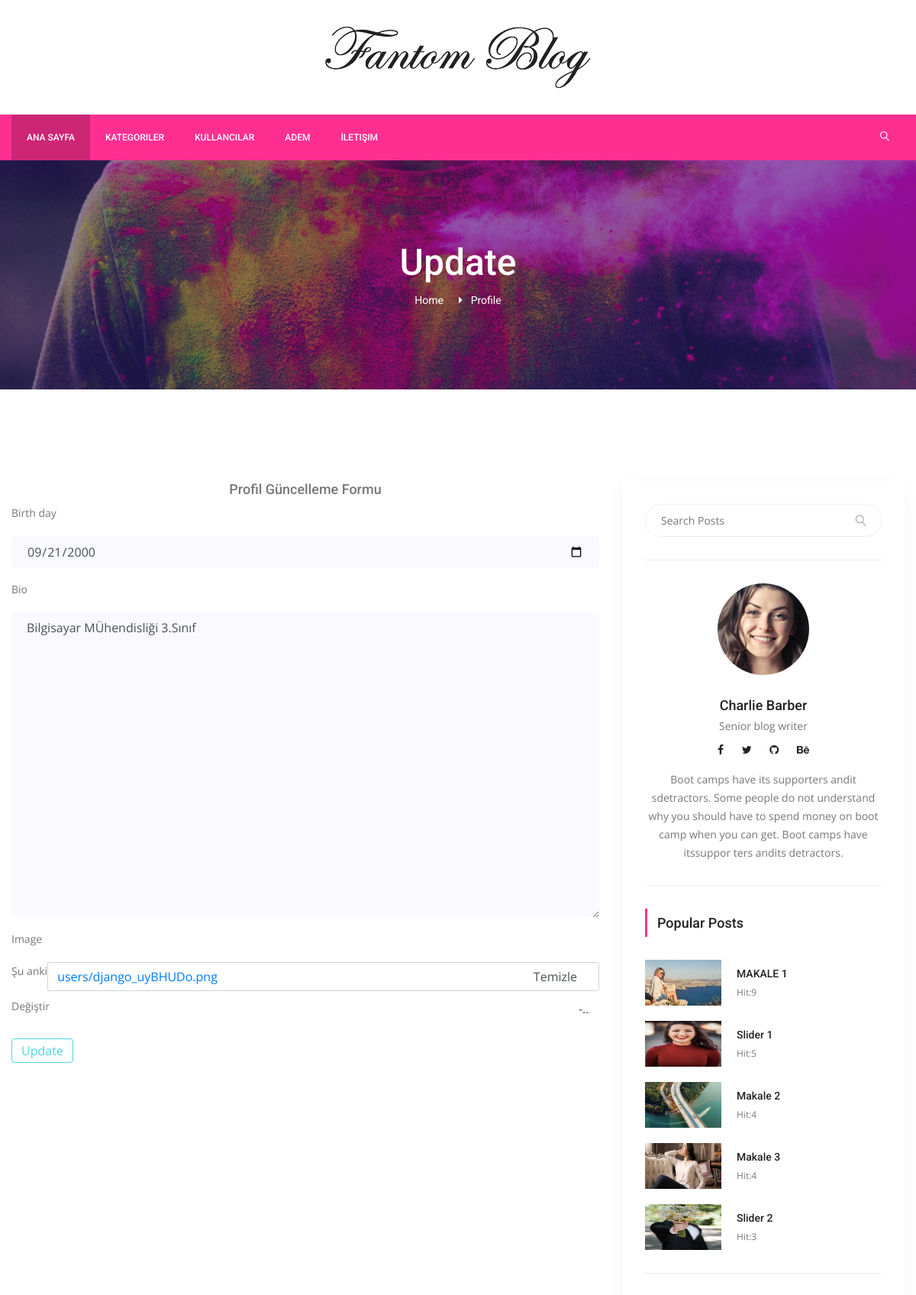
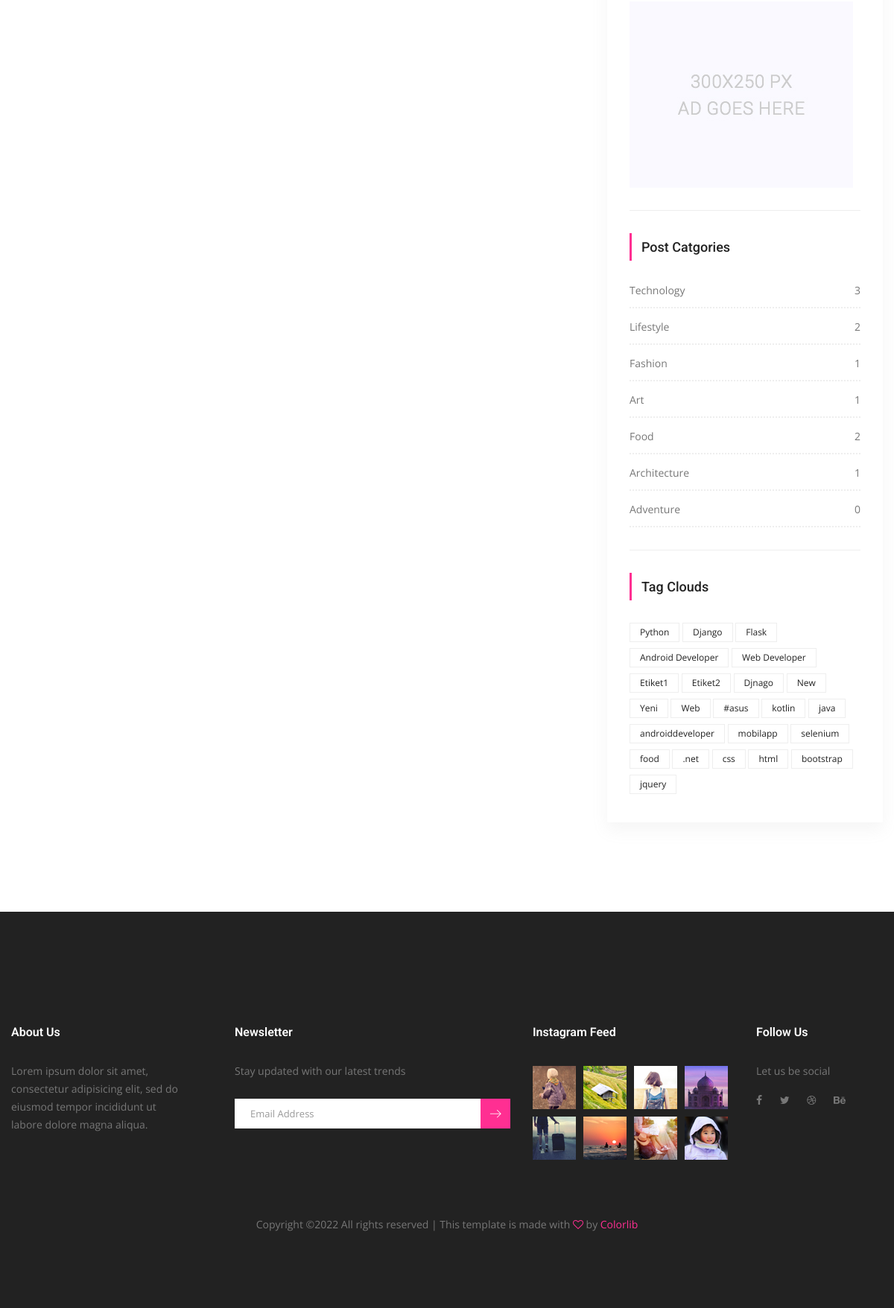
The app's page /users/update-profile/adem (signed in) with its own data (2 pictures, top to bottom).
### users/models.py (models this page shows, shortened)
class UserProfile(models.Model):
    user = models.OneToOneField(settings.AUTH_USER_MODEL,on_delete=models.CASCADE)
    birth_day = models.DateField(null=True,blank=True)
    bio = models.TextField(blank=True)
    image = models.ImageField(blank=True,null=True,default='users/django.png',upload_to='users')
    slug = models.SlugField(unique=True,editable=False)

### posts/models.py (models this page shows, shortened)
class Post(models.Model):
    title = models.CharField(max_length=150)
    content = models.TextField()
    publishing_date = models.DateTimeField(auto_now_add=True)
    image = models.ImageField(blank=True,null=True,upload_to='uploads/',default='uploads/blog-3.jpg')
    user = models.ForeignKey(settings.AUTH_USER_MODEL,on_delete=models.CASCADE,default=1)
    slug = models.SlugField(default="slug",editable=False)
    category = models.ForeignKey(Category,on_delete=models.CASCADE,default=1,related_name="posts")
    tag = models.ManyToManyField(Tag,related_name="posts",blank=True)
    slider_post = models.BooleanField(default=False)
    hit = models.PositiveIntegerField(default=0)

class Category(models.Model):
    title = models.CharField(max_length=250)
    slug = models.SlugField(default="slug",editable=False)
    def post_count(self):
        return self.posts.all().count()

class Tag(models.Model):
    title = models.CharField(max_length=50)
    slug = models.SlugField(editable=False)

### users/views.py (the view, shortened to what this page needs)
# urls.py: path('update-profile/<slug:slug>',UserProfileUpdateView.as_view(),name="update_profile"),
@method_decorator(login_required(login_url='users/login'),name='dispatch')
class UserProfileUpdateView(SuccessMessageMixin,UpdateView):
    model = UserProfile
    template_name = 'users/profile-update.html'
    form_class = UserProfileForm
    success_message = "Profil Başarıyla Güncellendi!"
    def get(self,request,*args,**kwargs):
        self.object = self.get_object()
        if self.object.user != request.user:
            return HttpResponseRedirect('/')
        return super(UserProfileUpdateView, self).get(request,*args,**kwargs)

### users/forms.py
class UserProfileForm(forms.ModelForm):
    def __init__(self,*args,**kwargs):
        super(UserProfileForm, self).__init__(*args,**kwargs)
        self.helper = FormHelper()
        self.helper.form_method = 'post'
        self.helper.field_class = 'mt-10'
        self.helper.layout = Layout(
            Field("birth_day",css_class="single-input"),
            Field("bio", css_class="single-input"),
            Field("image", css_class="single-input")
        )
        self.helper.add_input(Submit('submit','Update',css_class="generic-btn success-border medium"))
    class Meta:
        model =UserProfile
        fields = ('birth_day','bio','image')
        widgets = {
            'birth_day':forms.DateInput(attrs={'type':'date'})
        }

### posts/templatetags/custom_tags.py (called while the page is built)
@register.simple_tag(name='categories')
def all_categories():
    return Category.objects.all()

@register.simple_tag(name='tags')
def all_tags():
    return Tag.objects.all()

@register.simple_tag(name='hit_posts')
def hit_posts():
    return Post.objects.order_by('-hit')[:5]

### templates/users/profile-update.html
{% extends 'base.html' %}
{% load static %}
{% load crispy_forms_tags %}
{% block content %}
        <section class="banner_area">
            <div class="banner_inner d-flex align-items-center">
            	<div class="overlay bg-parallax" data-stellar-ratio="0.9" data-stellar-vertical-offset="0" data-background=""></div>
				<div class="container">
					<div class="banner_content text-center">
						<h2>Update</h2>
						<div class="page_link">
							<a href="index.html">Home</a>
							<a href="single-blog.html">Profile</a>
						</div>
					</div>
				</div>
            </div>
        </section>
        <section class="blog_area p_120 single-post-area">
            <div class="container">
                <div class="row">
                    <div class="col-lg-8">
                        <h4 style="text-align: center;">Profil Güncelleme Formu</h4>
                            {% crispy form %}
        			</div>
                    {% include 'right_side.html' %}
                </div>
            </div>
        </section>
{% endblock %}

### templates/base.html (shortened to what this page needs)
{% load static %}
{% load custom_tags %}
<!doctype html>
<html lang="en">
    <head>
        <link rel="stylesheet" href="{% static "css/bootstrap.css" %}">
        <link rel="stylesheet" href="{% static "vendors/linericon/style.css" %}">
        <link rel="stylesheet" href="{% static "css/font-awesome.min.css" %}">
        <link rel="stylesheet" href="{% static "vendors/owl-carousel/owl.carousel.min.css" %}">
        <link rel="stylesheet" href="{% static "vendors/lightbox/simpleLightbox.css" %}">
        <link rel="stylesheet" href="{% static "vendors/nice-select/css/nice-select.css" %}">
        <link rel="stylesheet" href="{% static "vendors/animate-css/animate.css" %}">
        <link rel="stylesheet" href="{% static "vendors/jquery-ui/jquery-ui.css" %}">
        <link rel="stylesheet" href="{% static "css/style.css" %}">
        <link rel="stylesheet" href="{% static "css/responsive.css" %}">
    </head>
    <body>
        <header class="header_area">
            <div class="logo_part">
            	<div class="container">
            		<a class="logo" href="{% url 'index' %}"><img src="{% static "img/logo.png" %}" alt=""></a>
            	</div>
            </div>
			<div class="main_menu">
				<nav class="navbar navbar-expand-lg navbar-light">
					<div class="container">
						<div class="collapse navbar-collapse offset" id="navbarSupportedContent">
							<ul class="nav navbar-nav menu_nav">
								<li class="nav-item active"><a class="nav-link" href="{% url 'index' %}">Ana Sayfa</a></li>
                                <li class="nav-item submenu dropdown">
									<a href="#" class="nav-link dropdown-toggle" data-toggle="dropdown" role="button" aria-haspopup="true" aria-expanded="false">Kategoriler</a>
                                            {% categories as categories %}
								</li>
								<li class="nav-item"><a class="nav-link" href="{% url 'users:user_list' %}">Kullancılar</a></li>
                                {% if user.is_authenticated%}
								<li class="nav-item submenu dropdown">
									<a href="#" class="nav-link dropdown-toggle" data-toggle="dropdown" role="button" aria-haspopup="true" aria-expanded="false">{{ user.username }}</a>
								</li>
                                {% else %}
								<li class="nav-item"><a class="nav-link" href="{% url 'users:login' %}">Giriş Yap</a></li>
								<li class="nav-item"><a class="nav-link" href="{% url 'users:register' %}">Kayıt Ol</a></li>
                                {% endif %}
                                <li class="nav-item"><a class="nav-link" href="#">İletişim</a></li>
							</ul>
							<ul class="nav navbar-nav navbar-right ml-auto">
								<li class="nav-item"><a href="#" class="search"><i class="lnr lnr-magnifier"></i></a></li>
							</ul>
						</div>
					</div>
				</nav>
			</div>
        </header>
    {% block content %}
    {% endblock %}
        <footer class="footer-area">
            <div class="container">
                <div class="row">
                    <div class="col-lg-3  col-md-6 col-sm-6">
                        <div class="single-footer-widget">
                            <h6 class="footer_title">About Us</h6>
                            <p>Lorem ipsum dolor sit amet, consectetur adipisicing elit, sed do eiusmod tempor incididunt ut labore dolore magna aliqua.</p>
                        </div>
                    </div>
                    <div class="col-lg-4 col-md-6 col-sm-6">
                        <div class="single-footer-widget">
                            <h6 class="footer_title">Newsletter</h6>
                            <p>Stay updated with our latest trends</p>
                            <div id="mc_embed_signup">
                                <form target="_blank" action="https://spondonit.us12.list-manage.com/subscribe/post?u=1462626880ade1ac87bd9c93a&amp;id=92a4423d01" method="get" class="subscribe_form relative">
                                    <div class="input-group d-flex flex-row">
                                        <input name="EMAIL" placeholder="Email Address" onfocus="this.placeholder = ''" onblur="this.placeholder = 'Email Address '" required="" type="email">
                                        <button class="btn sub-btn"><span class="lnr lnr-arrow-right"></span></button>
                                    </div>
                                </form>
                            </div>
                        </div>
                    </div>
                    <div class="col-lg-3 col-md-6 col-sm-6">
                        <div class="single-footer-widget instafeed">
                            <h6 class="footer_title">Instagram Feed</h6>
                            <ul class="list instafeed d-flex flex-wrap">
                                <li><img src="{% static "img/instagram/Image-01.jpg" %}" alt=""></li>
                                <li><img src="{% static "img/instagram/Image-02.jpg" %}" alt=""></li>
                                <li><img src="{% static "img/instagram/Image-03.jpg" %}" alt=""></li>
                                <li><img src="{% static "img/instagram/Image-04.jpg" %}" alt=""></li>
                                <li><img src="{% static "img/instagram/Image-05.jpg" %}" alt=""></li>
                                <li><img src="{% static "img/instagram/Image-06.jpg" %}" alt=""></li>
                                <li><img src="{% static "img/instagram/Image-07.jpg" %}" alt=""></li>
                                <li><img src="{% static "img/instagram/Image-08.jpg" %}" alt=""></li>
                            </ul>
                        </div>
                    </div>
                    <div class="col-lg-2 col-md-6 col-sm-6">
                        <div class="single-footer-widget f_social_wd">
                            <h6 class="footer_title">Follow Us</h6>
                            <p>Let us be social</p>
                            <div class="f_social">
                            	<a href="#"><i class="fa fa-facebook"></i></a>
								<a href="#"><i class="fa fa-twitter"></i></a>
								<a href="#"><i class="fa fa-dribbble"></i></a>
								<a href="#"><i class="fa fa-behance"></i></a>
                            </div>
                        </div>
                    </div>
                </div>
                <div class="row footer-bottom d-flex justify-content-between align-items-center">
                    <p class="col-lg-12 footer-text text-center">
Copyright &copy;<script>document.write(new Date().getFullYear());</script> All rights reserved | This template is made with <i class="fa fa-heart-o" aria-hidden="true"></i> by <a href="https://colorlib.com" target="_blank">Colorlib</a>
</p>
                </div>
            </div>
        </footer>
    </body>
</html>

### templates/right_side.html
{% load static %}
{% load custom_tags %}
<div class="col-lg-4">
                        <div class="blog_right_sidebar">
                            <aside class="single_sidebar_widget search_widget">
                                <form action="{% url 'search' %}" method="get">
                                    <div class="input-group">
                                            <input type="text" class="form-control" placeholder="Search Posts" name="q">
                                            <span class="input-group-btn">
                                                <button class="btn btn-default" type="button"><i class="lnr lnr-magnifier"></i></button>
                                            </span>
                                    </div>
                                </form>
                                <div class="br"></div>
                            </aside>
                            <aside class="single_sidebar_widget author_widget">
                                <img class="author_img rounded-circle" src="{% static "img/blog/author.png" %}" alt="">
                                <h4>Charlie Barber</h4>
                                <p>Senior blog writer</p>
                                <div class="social_icon">
                                    <a href="#"><i class="fa fa-facebook"></i></a>
                                    <a href="#"><i class="fa fa-twitter"></i></a>
                                    <a href="#"><i class="fa fa-github"></i></a>
                                    <a href="#"><i class="fa fa-behance"></i></a>
                                </div>
                                <p>Boot camps have its supporters andit sdetractors. Some people do not understand why you should have to spend money on boot camp when you can get. Boot camps have itssuppor ters andits detractors.</p>
                                <div class="br"></div>
                            </aside>
                            <aside class="single_sidebar_widget popular_post_widget">
                                <h3 class="widget_title">Popular Posts</h3>
                                {% hit_posts as posts %}
                                {% for post in posts %}
                                <div class="media post_item">
                                    <img src="{{ post.image.url }}" href="{% url 'detail' pk=post.pk slug=post.slug %}" style="height: 60px;width:100px">
                                    <div class="media-body">
                                        <a href="{% url 'detail' pk=post.pk slug=post.slug %}"><h3>{{ post.title }}</h3></a>
                                        <p>Hit:{{ post.hit }}</p>
                                    </div>
                                </div>
                                {% endfor %}
                                <div class="br"></div>
                            </aside>
                            <aside class="single_sidebar_widget">
                                <a href="#"><img class="img-fluid" src="{% static "img/blog/add.jpg" %}" alt=""></a>
                                <div class="br"></div>
                            </aside>
                            <aside class="single_sidebar_widget post_category_widget">
                                <h4 class="widget_title">Post Catgories</h4>
                                <ul class="list cat-list">
                                {% categories as categories %}
                                {% for category in categories %}
                                    <li>
                                        <a href="{% url 'category_detail' pk=category.id slug=category.slug %}" class="d-flex justify-content-between">
                                            <p>{{ category.title }}</p>
                                            <p>{{ category.post_count }}</p>
                                        </a>
                                    </li>
                                {% endfor %}
                                </ul>
                                <div class="br"></div>
                            </aside>
                            <aside class="single-sidebar-widget tag_cloud_widget">
                                <h4 class="widget_title">Tag Clouds</h4>
                                <ul class="list">
                                    {% tags as tags %}
                                    {% for tag in tags %}
                                        <li><a href="{% url 'tag_detail' pk=tag.id slug=tag.slug %}">{{ tag.title }}</a></li>
                                    {% endfor %}
                                </ul>
                            </aside>
                        </div>
</div>

### static/css/responsive.css (style rules this page uses)
@media (max-width:1619px) { .header_area .navbar .search { margin-left: 40px; } }

### records on screen
UserProfile: birth_day "09/21/2000", bio "Bilgisayar MÜhendisliği 3.Sınıf"
Post: image (picture), title "MAKALE 1", hit "9"
Post: image (picture), title "Slider 1", hit "5"
Post: image (picture), title "Makale 2", hit "4"
Post: image (picture), title "Makale 3", hit "4"
Post: image (picture), title "Slider 2", hit "3"
Category: title "Technology", post_count "3"
Category: title "Lifestyle", post_count "2"
Category: title "Fashion", post_count "1"
Category: title "Art", post_count "1"
Category: title "Food", post_count "2"
Category: title "Architecture", post_count "1"
Category: title "Adventure", post_count "0"
Tag: title "Python"
Tag: title "Django"
Tag: title "Flask"
Tag: title "Android Developer"
Tag: title "Web Developer"
Tag: title "Etiket1"
Tag: title "Etiket2"
Tag: title "Djnago"
Tag: title "New"
Tag: title "Yeni"
Tag: title "Web"
Tag: title "#asus"
Tag: title "kotlin"
Tag: title "java"
Tag: title "androiddeveloper"
Tag: title "mobilapp"
Tag: title "selenium"
Tag: title "food"
Tag: title ".net"
Tag: title "css"
Tag: title "html"
Tag: title "bootstrap"
Tag: title "jquery"

### other values on screen
{{ user.username }} "ADEM"
